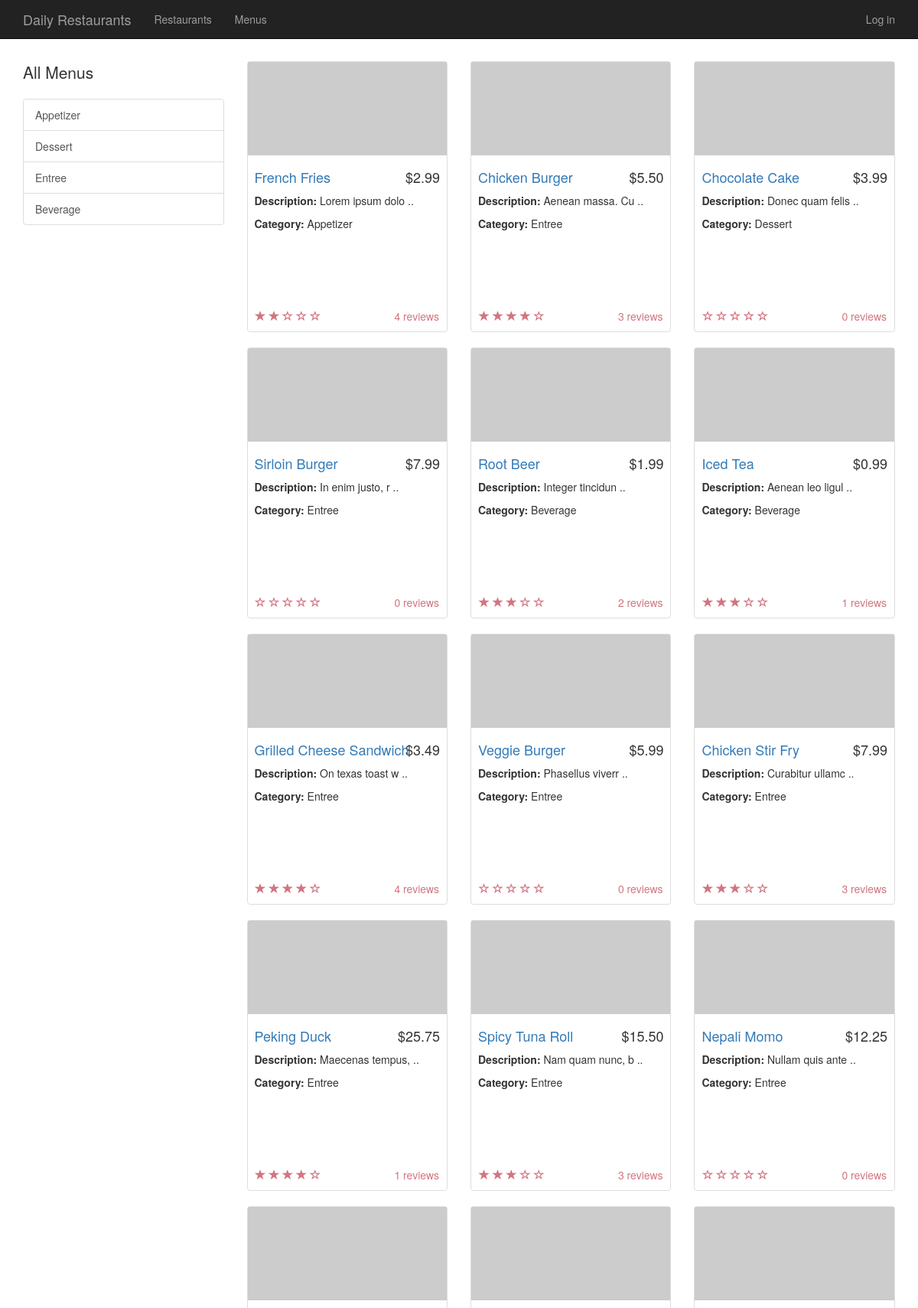
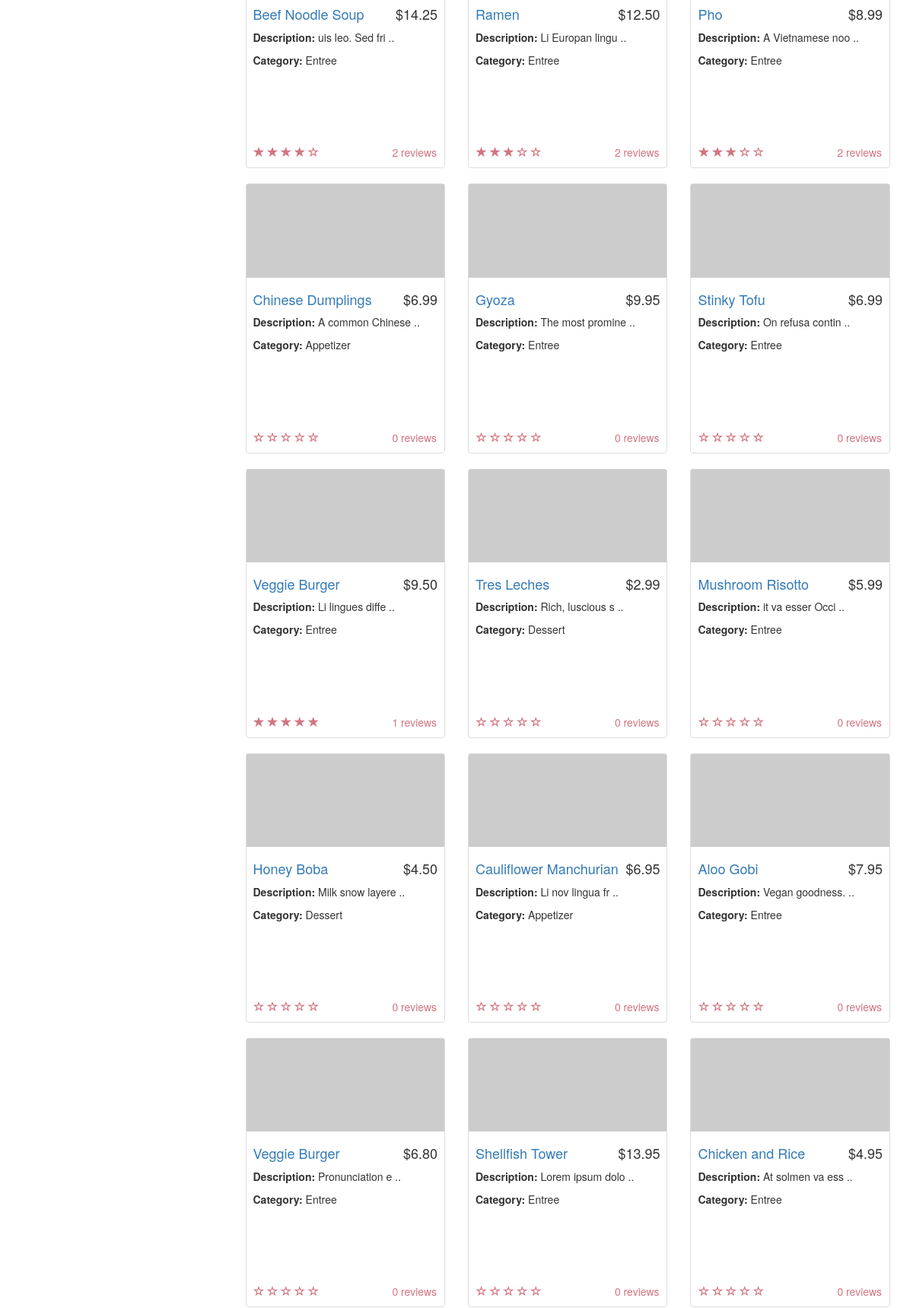
Page /menus (upper part) on the committed database (2 pictures, top to bottom).
### models.py (models this page shows, shortened)
class MenuItem(Base):
    __tablename__ = 'menuItem'
    name = Column(String(20), nullable=False)
    description = Column(String(), nullable=False)
    category = Column(String(20), nullable=False)
    price = Column(String(8), nullable=False)
    reviews = Column(Integer, nullable=True, default=0)
    rate = Column(Integer, nullable=True, default=0)
    image = Column(String(), nullable=True)
    id = Column(Integer, nullable=False, primary_key=True)
    restaurant_id = Column(Integer, ForeignKey('restaurant.id'))
    restaurant = relationship(Restaurant, backref=backref("menuItem", cascade="all, delete"))
    user_id = Column(Integer, ForeignKey('user.id'))
    user = relationship(User)

### run.py (the view)
@app.route('/menus')
def showAllMenus():
    menuItems = session.query(MenuItem).all()
    return render_template('menu.html', restaurant=None, menuItems=menuItems)

### templates/menu.html (shortened to what this page needs)
{% extends "base.html" %}
{% block content %}
    <div class="container padding-container">
        <div class="row">
            <div class="col-md-3">
                {% if not restaurant %}
                    <p class="lead">All Menus</p>
                    <div class="list-group">
                        <a href="{{ url_for('showAllMenusByCategory', category='Appetizer') }}" class="list-group-item">Appetizer</a>
                        <a href="{{ url_for('showAllMenusByCategory', category='Dessert') }}" class="list-group-item">Dessert</a>
                        <a href="{{ url_for('showAllMenusByCategory', category='Entree') }}" class="list-group-item">Entree</a>
                        <a href="{{ url_for('showAllMenusByCategory', category='Beverage') }}" class="list-group-item">Beverage</a>
                    </div>
                {% endif %}
            </div>
            <div class="col-md-9">
                {% for menuItems_row in menuItems | batch(3, '&nbsp;')%}
                    <div class="row">
                        {% for menuItem in menuItems_row %}
                            {% if menuItem != '&nbsp;' %}
                                <div class="col-sm-4 col-lg-4 col-md-4">
                                    <div class="thumbnail">
                                        <a href="{{ url_for('showMenuItem', menu_id=menuItem.id) }}">
                                            {% if not menuItem.image %}
                                                <img class="img-responsive" src="http://placehold.it/320x150">
                                            {% else %}
                                                <img class="img-responsive" src="{{ url_for('uploaded_file', filename=menuItem.image) }}">
                                            {% endif %}
                                        </a>
                                        <div class="caption">
                                            <h4 class="pull-right">{{ menuItem.price }}</h4>
                                            <h4><a href="{{ url_for('showMenuItem', menu_id=menuItem.id) }}">{{ menuItem.name | safe }}</a></h4>
                                            <p> <strong>Description: </strong>
                                                {% if menuItem.description | length > 18 %}
                                                    {{ menuItem.description[:16] | safe }} ..
                                                {% else %}
                                                    {{ menuItem.description | safe }}
                                                {% endif %}
                                            </p>
                                            <p><strong>Category: </strong> {{ menuItem.category }}</p>
                                        </div>
                                        <div class="ratings">
                                            <p class="pull-right">{{ menuItem.reviews }} reviews</p>
                                            <p>
                                                {% for i in range((menuItem.rate | int)) %}
                                                    <span class="glyphicon glyphicon-star"></span>
                                                {% endfor %}
                                                {% for i in range(5 - (menuItem.rate | int)) %}
                                                    <span class="glyphicon glyphicon-star-empty"></span>
                                                {% endfor %}
                                            </p>
                                        </div>
                                    </div>
                                </div>
                            {% endif %}
                        {% endfor %}
                    </div>
                {% endfor %}
            </div>
        </div>
    </div>
{% endblock %}

### static/css/base-style.css (style rules this page uses)
body { margin-top: 50px; }
.padding-container { padding-top: 30px !important; }
.thumbnail img { width: 100%; }
.ratings { padding-right: 10px; padding-left: 10px; color: #d17581; }
.thumbnail { padding: 0; }
.caption { height: 200px; overflow: hidden; }
.caption h4 { white-space: nowrap; }

### rows in the picture
MenuItem: price "$2.99", name "French Fries", description "Lorem ipsum dolo", category "Appetizer", reviews "4", rate 2 (drawn)
MenuItem: price "$5.50", name "Chicken Burger", description "Aenean massa. Cu", category "Entree", reviews "3", rate 4 (drawn)
MenuItem: price "$3.99", name "Chocolate Cake", description "Donec quam felis", category "Dessert", reviews "0", rate 0 (drawn)
MenuItem: price "$7.99", name "Sirloin Burger", description "In enim justo, r", category "Entree", reviews "0", rate 0 (drawn)
MenuItem: price "$1.99", name "Root Beer", description "Integer tincidun", category "Beverage", reviews "2", rate 3 (drawn)
MenuItem: price "$0.99", name "Iced Tea", description "Aenean leo ligul", category "Beverage", reviews "1", rate 3 (drawn)
MenuItem: price "$3.49", name "Grilled Cheese Sandwich", description "On texas toast w", category "Entree", reviews "4", rate 4 (drawn)
MenuItem: price "$5.99", name "Veggie Burger", description "Phasellus viverr", category "Entree", reviews "0", rate 0 (drawn)
MenuItem: price "$7.99", name "Chicken Stir Fry", description "Curabitur ullamc", category "Entree", reviews "3", rate 3 (drawn)
MenuItem: price "$25.75", name "Peking Duck", description "Maecenas tempus,", category "Entree", reviews "1", rate 4 (drawn)
MenuItem: price "$15.50", name "Spicy Tuna Roll", description "Nam quam nunc, b", category "Entree", reviews "3", rate 3 (drawn)
MenuItem: price "$12.25", name "Nepali Momo", description "Nullam quis ante", category "Entree", reviews "0", rate 0 (drawn)
MenuItem: price "$14.25", name "Beef Noodle Soup", description "uis leo. Sed fri", category "Entree", reviews "2", rate 4 (drawn)
MenuItem: price "$12.50", name "Ramen", description "Li Europan lingu", category "Entree", reviews "2", rate 3 (drawn)
MenuItem: price "$8.99", name "Pho", description "A Vietnamese noo", category "Entree", reviews "2", rate 3 (drawn)
MenuItem: price "$6.99", name "Chinese Dumplings", description "A common Chinese", category "Appetizer", reviews "0", rate 0 (drawn)
MenuItem: price "$9.95", name "Gyoza", description "The most promine", category "Entree", reviews "0", rate 0 (drawn)
MenuItem: price "$6.99", name "Stinky Tofu", description "On refusa contin", category "Entree", reviews "0", rate 0 (drawn)
MenuItem: price "$9.50", name "Veggie Burger", description "Li lingues diffe", category "Entree", reviews "1", rate 5 (drawn)
MenuItem: price "$2.99", name "Tres Leches", description "Rich, luscious s", category "Dessert", reviews "0", rate 0 (drawn)
MenuItem: price "$5.99", name "Mushroom Risotto", description "it va esser Occi", category "Entree", reviews "0", rate 0 (drawn)
MenuItem: price "$4.50", name "Honey Boba", description "Milk snow layere", category "Dessert", reviews "0", rate 0 (drawn)
MenuItem: price "$6.95", name "Cauliflower Manchurian", description "Li nov lingua fr", category "Appetizer", reviews "0", rate 0 (drawn)
MenuItem: price "$7.95", name "Aloo Gobi", description "Vegan goodness.", category "Entree", reviews "0", rate 0 (drawn)
MenuItem: price "$6.80", name "Veggie Burger", description "Pronunciation e", category "Entree", reviews "0", rate 0 (drawn)
MenuItem: price "$13.95", name "Shellfish Tower", description "Lorem ipsum dolo", category "Entree", reviews "0", rate 0 (drawn)
MenuItem: price "$4.95", name "Chicken and Rice", description "At solmen va ess", category "Entree", reviews "0", rate 0 (drawn)
